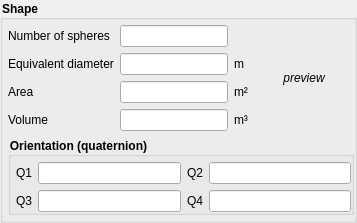
             <widget class="QGroupBox" name="groupbox_gsp_shape">
              <property name="font">
               <font>
                <weight>75</weight>
                <italic>false</italic>
                <bold>true</bold>
               </font>
              </property>
              <property name="styleSheet">
               <string notr="true">QGroupBox{font-weight: bold;}</string>
              </property>
              <property name="title">
               <string>Shape</string>
              </property>
              <property name="flat">
               <bool>true</bool>
              </property>
              <layout class="QGridLayout" name="gridLayout_31">
               <property name="leftMargin">
                <number>5</number>
               </property>
               <property name="topMargin">
                <number>5</number>
               </property>
               <property name="rightMargin">
                <number>0</number>
               </property>
               <property name="bottomMargin">
                <number>5</number>
               </property>
               <item row="0" column="0">
                <layout class="QHBoxLayout" name="horizontalLayout_26" stretch="0,0">
                 <item>
                  <layout class="QGridLayout" name="gridLayout_21">
                   <item row="2" column="0">
                    <widget class="QLabel" name="label_gsp_area">
                     <property name="text">
                      <string>Area</string>
                     </property>
                    </widget>
                   </item>
                   <item row="1" column="3">
                    <widget class="QLabel" name="label_gsp_equiv_diam_units">
                     <property name="text">
                      <string>m</string>
                     </property>
                    </widget>
                   </item>
                   <item row="2" column="3">
                    <widget class="QLabel" name="label_4">
                     <property name="text">
                      <string>m²</string>
                     </property>
                    </widget>
                   </item>
                   <item row="3" column="0">
                    <widget class="QLabel" name="label_gsp_vol">
                     <property name="text">
                      <string>Volume</string>
                     </property>
                    </widget>
                   </item>
                   <item row="0" column="0">
                    <widget class="QLabel" name="label_gsp_num_spheres">
                     <property name="text">
                      <string>Number of spheres</string>
                     </property>
                    </widget>
                   </item>
                   <item row="1" column="0">
                    <widget class="QLabel" name="label_gsp_equiv_diam">
                     <property name="text">
                      <string>Equivalent diameter</string>
                     </property>
                    </widget>
                   </item>
                   <item row="2" column="1" colspan="2">
                    <widget class="QLineEdit" name="lineedit_gsp_area">
                     <property name="maximumSize">
                      <size>
                       <width>16777215</width>
                       <height>16777215</height>
                      </size>
                     </property>
                     <property name="readOnly">
                      <bool>true</bool>
                     </property>
                    </widget>
                   </item>
                   <item row="3" column="3">
                    <widget class="QLabel" name="label_5">
                     <property name="text">
                      <string>m³</string>
                     </property>
                    </widget>
                   </item>
                   <item row="3" column="1" colspan="2">
                    <widget class="QLineEdit" name="lineedit_gsp_vol">
                     <property name="maximumSize">
                      <size>
                       <width>16777215</width>
                       <height>16777215</height>
                      </size>
                     </property>
                     <property name="readOnly">
                      <bool>true</bool>
                     </property>
                    </widget>
                   </item>
                   <item row="0" column="1" colspan="2">
                    <widget class="QLineEdit" name="lineedit_gsp_num_spheres">
                     <property name="maximumSize">
                      <size>
                       <width>16777215</width>
                       <height>16777215</height>
                      </size>
                     </property>
                     <property name="readOnly">
                      <bool>true</bool>
                     </property>
                    </widget>
                   </item>
                   <item row="1" column="1" colspan="2">
                    <widget class="QLineEdit" name="lineedit_gsp_equiv_diam">
                     <property name="maximumSize">
                      <size>
                       <width>16777215</width>
                       <height>16777215</height>
                      </size>
                     </property>
                     <property name="readOnly">
                      <bool>true</bool>
                     </property>
                    </widget>
                   </item>
                  </layout>
                 </item>
                 <item>
                  <widget class="QLabel" name="label_gsp_preview">
                   <property name="minimumSize">
                    <size>
                     <width>100</width>
                     <height>100</height>
                    </size>
                   </property>
                   <property name="font">
                    <font>
                     <italic>true</italic>
                    </font>
                   </property>
                   <property name="text">
                    <string>preview</string>
                   </property>
                   <property name="alignment">
                    <set>Qt::AlignCenter</set>
                   </property>
                  </widget>
                 </item>
                </layout>
               </item>
               <item row="1" column="0">
                <widget class="QGroupBox" name="groupbox_gsp_quaternion">
                 <property name="title">
                  <string>Orientation (quaternion)</string>
                 </property>
                 <property name="flat">
                  <bool>true</bool>
                 </property>
                 <layout class="QGridLayout" name="gridLayout_22">
                  <property name="leftMargin">
                   <number>5</number>
                  </property>
                  <property name="topMargin">
                   <number>5</number>
                  </property>
                  <property name="rightMargin">
                   <number>0</number>
                  </property>
                  <property name="bottomMargin">
                   <number>0</number>
                  </property>
                  <item row="1" column="2">
                   <widget class="QLabel" name="label_gsp_q4">
                    <property name="text">
                     <string>Q4</string>
                    </property>
                   </widget>
                  </item>
                  <item row="0" column="2">
                   <widget class="QLabel" name="label_gsp_q2">
                    <property name="text">
                     <string>Q2</string>
                    </property>
                   </widget>
                  </item>
                  <item row="1" column="3">
                   <widget class="LineEdit" name="lineedit_keyword_gsp_q4_args_P"/>
                  </item>
                  <item row="1" column="0">
                   <widget class="QLabel" name="label_gsp_q3">
                    <property name="text">
                     <string>Q3</string>
                    </property>
                   </widget>
                  </item>
                  <item row="0" column="0">
                   <widget class="QLabel" name="label_gsp_q1">
                    <property name="text">
                     <string>Q1</string>
                    </property>
                   </widget>
                  </item>
                  <item row="0" column="1">
                   <widget class="LineEdit" name="lineedit_keyword_gsp_q1_args_P"/>
                  </item>
                  <item row="0" column="3">
                   <widget class="LineEdit" name="lineedit_keyword_gsp_q2_args_P"/>
                  </item>
                  <item row="1" column="1">
                   <widget class="LineEdit" name="lineedit_keyword_gsp_q3_args_P"/>
                  </item>
                 </layout>
                </widget>
               </item>
              </layout>
             </widget>
